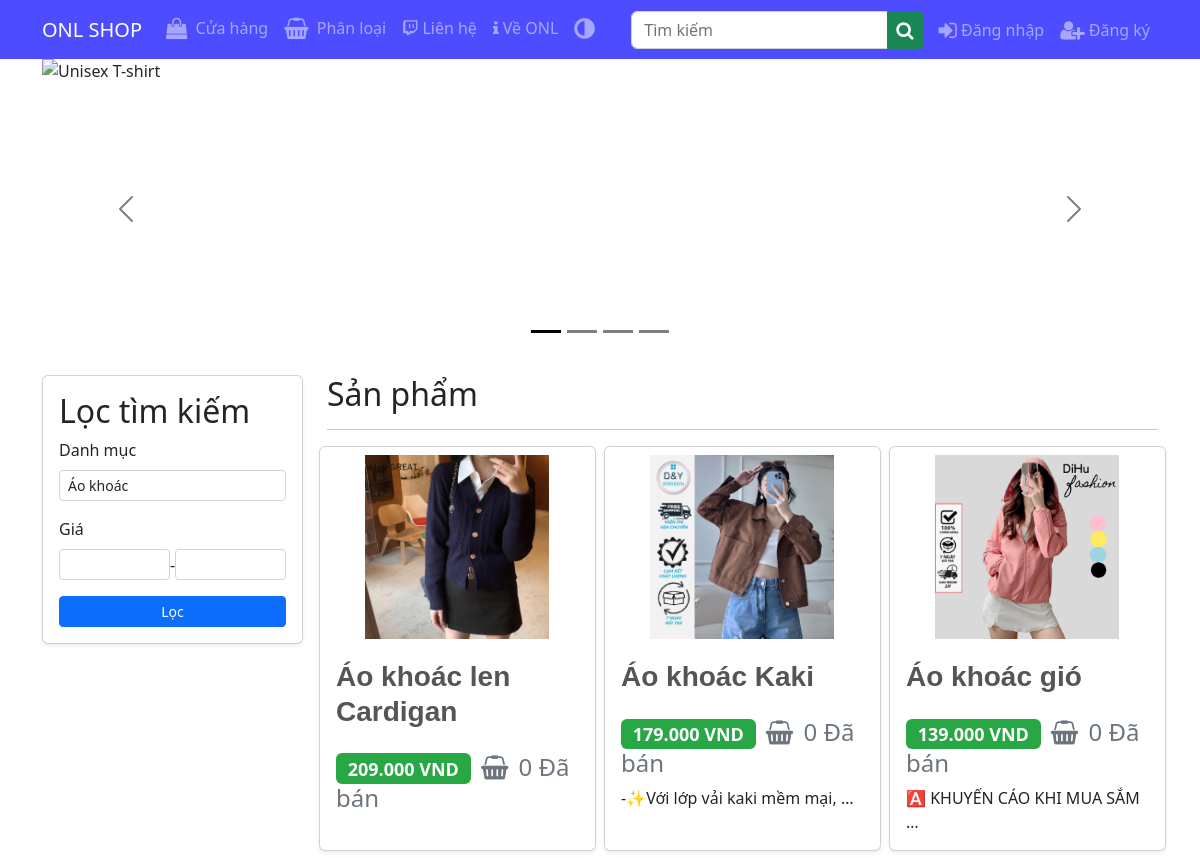
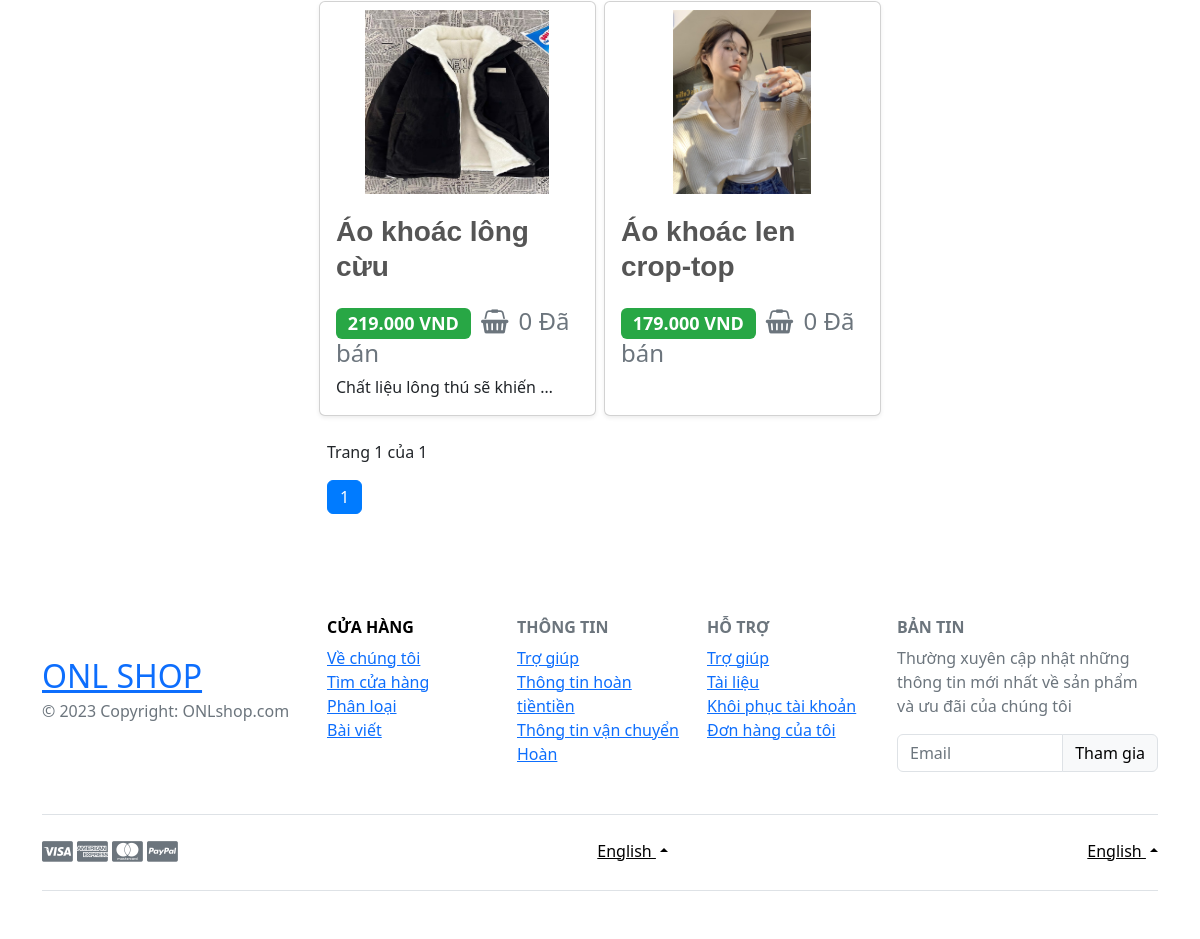
The app's page /?category=5 with its own data (2 pictures, top to bottom).
### store/models.py (models this page shows, shortened)
class Product(models.Model):
    category = models.ForeignKey(
        Category, on_delete=models.CASCADE, related_name='products')
    name = models.CharField(max_length=100, null=False, blank=False)
    slug = models.SlugField(unique_for_date='created')
    price = models.IntegerField(null=False)
    created = models.DateTimeField(auto_now_add=True)
    updated = models.DateTimeField(auto_now=True)
    image = models.ImageField(null=True,blank=True)
    availibility = models.BooleanField(null=False, default=True) #xem san pham còn hàng hay đã hết hàng
    description = models.TextField(null=True,blank=True)
    characteristic1 = models.TextField(null=False,blank=True)
    characteristic2 = models.TextField(null=False,blank=True)
    characteristic3 = models.TextField(null=False,blank=True)
    material =  models.TextField(null=False,blank=True)
    branch= models.TextField(null=False,blank=True)
    detail=models.TextField(null=False,blank=True)
    image1 = models.CharField(max_length=255, null=True,blank=True)
    image2 = models.CharField(max_length=255, null=True,blank=True)
    image3 = models.CharField(max_length=255, null=True,blank=True)
    video = models.FileField(upload_to="videos/",null=True,blank=True)
    video1 = models.CharField(max_length=255, null=True,blank=True)
    class Meta:
        index_together = ('id', 'slug')
        ordering = ('-created',)

### store/views.py (the view, shortened to what this page needs)
# urls.py: path('', views.ProductList.as_view(), name='product_list'),
class ProductList(FilterView):
    model = Product
    queryset = Product.objects.all()
    paginate_by = 20
    filterset_class = ProductFilter
    context_object_name = 'products'
    template_name = 'store/product_list.html'
    def get_context_data(self, **kwargs):
        context = super().get_context_data(**kwargs)
        return context
    def get_queryset(self):
        product = super().get_queryset()
        return product.select_related('category').annotate(
            total_purchases=Count('ordered')) #biến để đếm số lượng khách đã mua hàng (đếm hành động 'ordered')

### cart/cart.py (called while the page is built)
def cart_preprocessor(request):
    return {'cart': Cart(request)}

### store/models.py (called while the page is built)
    def __str__(self):
        return self.name

### store/templates/store/product_list.html (shortened to what this page needs)
{% extends 'base.html' %} {% load crispy_forms_tags %} {% load thumbnail %}
{%block content %}
{% load static %}
<div id="carouselExampleDark" class="carousel carousel-dark slide" data-bs-ride="carousel">
  <link href="https://cdn.jsdelivr.net/npm/bootstrap@5.2.3/dist/css/bootstrap.min.css" rel="stylesheet">
  <div class="carousel-indicators">
    <button type="button" data-bs-target="#carouselExampleDark" data-bs-slide-to="0" class="active" aria-current="true" aria-label="Slide 1"></button>
    <button type="button" data-bs-target="#carouselExampleDark" data-bs-slide-to="1" aria-label="Slide 2"></button>
    <button type="button" data-bs-target="#carouselExampleDark" data-bs-slide-to="2" aria-label="Slide 3"></button>
    <button type="button" data-bs-target="#carouselExampleDark" data-bs-slide-to="3" aria-label="Slide 4"></button>
  </div>
  <div class="carousel-inner">
    <div class="carousel-item active" data-bs-interval="10000">
      <img src="{% static 'images/banner/b10.png' %}" class="d-block w-100" alt="Unisex T-shirt" height='300'>
      <div class="carousel-caption d-none d-md-block -bg-success text-red">
      </div>
    </div>
  </div>
  <button class="carousel-control-prev" type="button" data-bs-target="#carouselExampleDark" data-bs-slide="prev">
    <span class="carousel-control-prev-icon" aria-hidden="true"></span>
  </button>
  <button class="carousel-control-next" type="button" data-bs-target="#carouselExampleDark" data-bs-slide="next">
    <span class="carousel-control-next-icon" aria-hidden="true"></span>
  </button>
</div>
<div class="row mt-3 text-dark filter-form">
  <div class="col-lg-3 col-md-6 col-12 mb-3 text-dark">
    <div class="card card-body p-3 shadow-sm sticky-top text-dark">
      <h2>Lọc tìm kiếm </h2>
      <form class="filter-form text-dark">
        {{filter.form|crispy}}
        <button class="btn btn-primary btn-block btn-sm" type="submit" >
          Lọc
        </button>
      </form>
    </div>
  </div>
</body>
  <div class="col-lg-9 col-md-6 col-12 text-color">
    <h2 class="font-weight-light mb-2 text-color">Sản phẩm</h2>
    <hr />
<div class="product-list">
    <div class="row">
      {% for product in products %}
      <div class="col-lg-4 col-12 mb-2 px-sm-1">
        <div class="card shadow-sm h-100">
           <img src="{{ product.image.url }}"
          alt="No Image"
          class="img-aspect p-2" style="width: 200px; height: 200px;" />
          <div class="card-body">
            <h3 class="card-subtitle font-weight-bold">
              <a href="{% url 'store:product_details' product.slug %}" style="text-decoration: none; color: #555; font-family: 'Nunito', sans-serif;"
                >{{product.name}}</a
              >
            </h3>
            <br>
            <h4 class="card-text">
              <span class="badge badge-success text-right">{{product.price | floatformat:3}} VND </span>
              <span class="text-muted"><i class="fa fa-shopping-basket fa-sm mx-1"></i>
                {{product.total_purchases}} Đã bán </b>
              </span>
            </h4>
            <p class="card-text  text-dark">{{product.description|truncatewords:6 }}</p>
          </div>
        </div>
      </div>
      {% empty %}
      <div class="col-12 text-center">
        <h3 class="font-weight-light my-4 py-4">Không tìm thấy sản phẩm.</h3>
      </div>
      {% endfor %}
    </div>
    {% if products|length != 0  %}
    <nav>
      {% with page_obj as page %}
      <div class="mt-3">
        <p class="my-3">
          Trang {{ page.number }} của {{ page.paginator.num_pages }}
        </p>
        <ul class="pagination">
          <li class="page-item active">
            <a class="page-link">{{ page.number }}</a>
          </li>
        </ul>
      </div>
      {% endwith %}
    </nav>
    {% endif %}
  </div>
</div>
</div>
</body>
{% endblock content %}

### static/css/styles.css (style rules this page uses)
.img-aspect { width: auto; margin: 0 auto; }
.img-aspect { width: 100%; }

### records on screen
Product: image (picture), name "Áo khoác len Cardigan", price "209.000", total_purchases "0"
Product: image (picture), name "Áo khoác Kaki", price "179.000", total_purchases "0", description "-✨Với lớp vải kaki mềm mại, …"
Product: image (picture), name "Áo khoác gió", price "139.000", total_purchases "0", description "🅰️ KHUYẾN CÁO KHI MUA SẮM …"
Product: image (picture), name "Áo khoác lông cừu", price "219.000", total_purchases "0", description "Chất liệu lông thú sẽ khiến …"
Product: image (picture), name "Áo khoác len crop-top", price "179.000", total_purchases "0"

### other values on screen
{{ page.number }} "1"
{{ page.paginator.num_pages }} "1"
